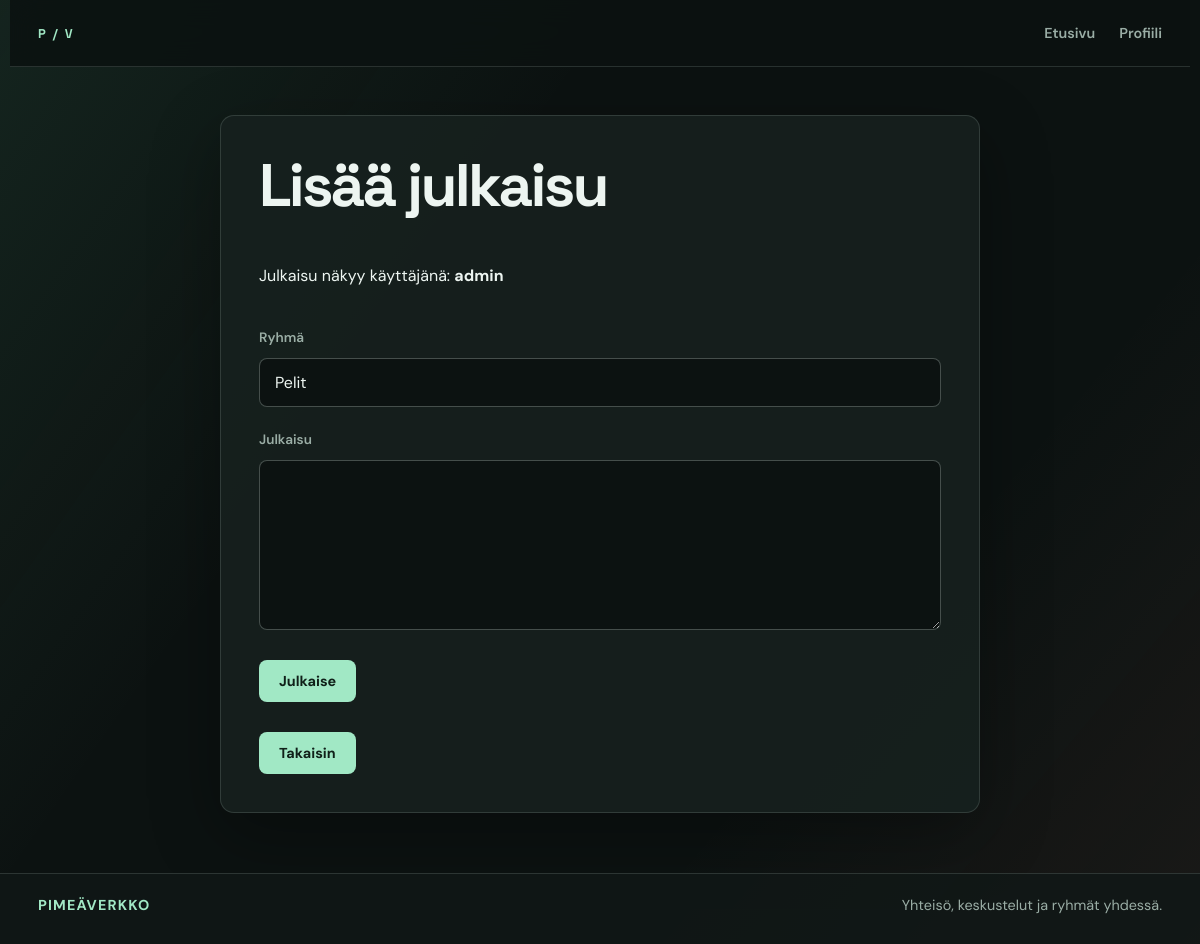
Page /add_post.php?group_id=1 (signed in) on the earlier database version.
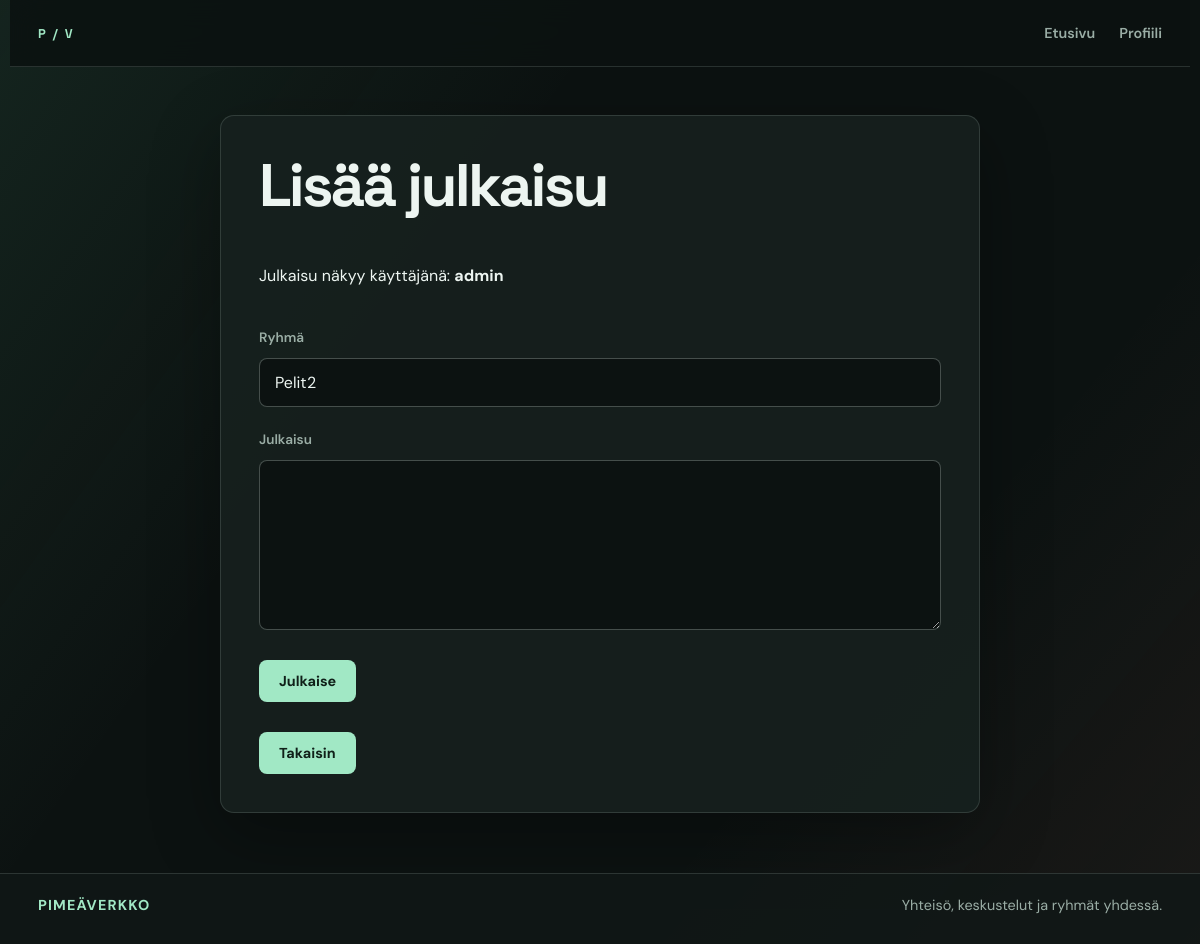
Same page on the later database version.
### tables this page shows
CREATE TABLE IF NOT EXISTS `groups` (
  `id` int NOT NULL AUTO_INCREMENT,
  `user_id` int NOT NULL,
  `name` varchar(100) NOT NULL,
  `description` text NOT NULL,
  PRIMARY KEY (`id`),
  KEY `FK_User_id` (`user_id`)
);

### include/session.php (called while the page is built, shortened)
<?php
if (isset($_SESSION["user_id"])) {
    $mysqli = require __DIR__ . "/../database.php";
    $sql = "SELECT * FROM user
            WHERE id = {$_SESSION["user_id"]}";
    $result = $mysqli->query($sql);
    $user = $result->fetch_assoc();
}
?>

### add_post.php (the view, shortened to what this page needs)
<?php
require __DIR__ . "/include/session.php";
$user_name = trim((string) ($user['name'] ?? ''));
$selected_group_id = filter_input(INPUT_GET, 'group_id', FILTER_VALIDATE_INT) ?: 0;
$group_stmt = mysqli_prepare($conn, 'SELECT name FROM `groups` WHERE id = ?');
mysqli_stmt_bind_param($group_stmt, 'i', $selected_group_id);
mysqli_stmt_execute($group_stmt);
$group_result = mysqli_stmt_get_result($group_stmt);
$group = mysqli_fetch_assoc($group_result);
?>
<!DOCTYPE html>
<html lang="fi">
<head>
    <link rel="stylesheet" href="style.css">
</head>
<body>
    <?php include 'include/nav.php'; ?>
    <main class="add-post add-post-page">
        <h1>Lisää julkaisu</h1>
        <form method="post">
            <p class="form-user-name">Julkaisu näkyy käyttäjänä: <strong><?php echo htmlspecialchars($user_name, ENT_QUOTES, 'UTF-8'); ?></strong></p>
            <label for="group_name">Ryhmä</label>
            <input id="group_name" type="text"
                value="<?php echo htmlspecialchars($group['name'], ENT_QUOTES, 'UTF-8'); ?>" readonly>
            <label for="content">Julkaisu</label>
            <textarea id="content" name="content" required></textarea>
            <button type="submit">Julkaise</button>
            <button type="button" onclick="history.back();">
                Takaisin
            </button>
        </form>
    </main>
	<?php include 'include/footer.php'; ?>
</body>
</html>

Differences in the rows shown:
changed groups: name "Pelit" → "Pelit2"
